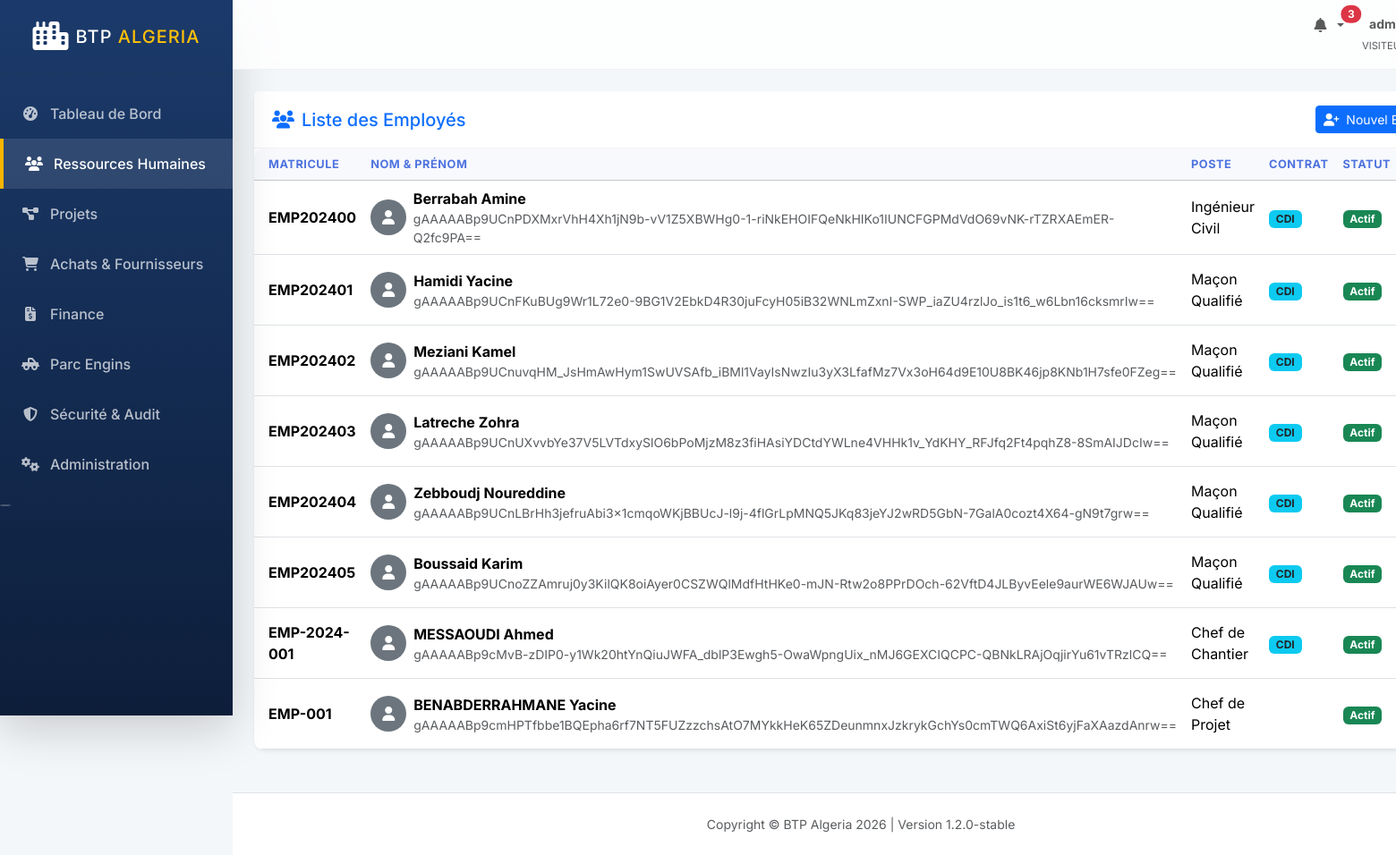
The app's page /employees/ (signed in) with its own data.
### apps/employees/models.py (models this page shows, shortened)
class Employe(models.Model):
    SITUATION_FAM_CHOICES = (
        ('celibataire', 'Célibataire'),
        ('marie', 'Marié(e)'),
        ('divorce', 'Divorcé(e)'),
        ('veuf', 'Veuf/Veuve'),
    )
    CONTRAT_CHOICES = (
        ('CDI', 'CDI'),
        ('CDD', 'CDD'),
        ('Interim', 'Intérim'),
        ('Stage', 'Stage'),
        ('Apprentissage', 'Apprentissage'),
    )
    PAIEMENT_CHOICES = (
        ('virement_cpa', 'Virement CPA'),
        ('virement_bea', 'Virement BEA'),
        ('virement_bna', 'Virement BNA'),
        ('cheque', 'Chèque'),
        ('especes', 'Espèces'),
    )
    STATUT_CHOICES = (
        ('actif', 'Actif'),
        ('conge', 'En Congé'),
        ('suspendu', 'Suspendu'),
        ('demissionne', 'Démissionné'),
        ('licencie', 'Licencié'),
        ('retraite', 'Retraité'),
    )
    user = models.OneToOneField(User, on_delete=models.CASCADE, related_name='employe_profile', null=True, blank=True)
    matricule = models.CharField(max_length=50, unique=True)
    nom = models.CharField(max_length=100)
    prenom = models.CharField(max_length=100)
    nom_arabe = models.CharField(max_length=200, blank=True)
    date_naissance = models.DateField()
    wilaya_naissance = models.ForeignKey(Wilaya, on_delete=models.RESTRICT, related_name='employes_nes')
    commune_naissance = models.CharField(max_length=100)
    cni = EncryptedCharField(max_length=50, unique=True)
    num_cnas = EncryptedCharField(max_length=50)
    nif_fiscal = EncryptedCharField(max_length=50)
    adresse = EncryptedTextField()
    telephone = EncryptedCharField(max_length=50)
    rib_bancaire = EncryptedCharField(max_length=100)
    email_pro = models.EmailField(unique=True, blank=True, null=True)
    situation_familiale = models.CharField(max_length=20, choices=SITUATION_FAM_CHOICES)
    nb_enfants = models.PositiveIntegerField(default=0)
    photo = models.ImageField(upload_to='employees/photos/%Y/%m/', null=True, blank=True)
    contact_urgence_nom = EncryptedCharField(max_length=200)
    contact_urgence_tel = EncryptedCharField(max_length=50)
    type_contrat = models.CharField(max_length=20, choices=CONTRAT_CHOICES)
    date_embauche = models.DateField()
    date_fin_contrat = models.DateField(null=True, blank=True)
    poste = models.ForeignKey(Poste, on_delete=models.RESTRICT)
    wilaya_travail = models.ForeignKey(Wilaya, on_delete=models.RESTRICT, related_name='employes_wilaya')
    salaire_base_crypt = EncryptedCharField(max_length=50)
    mode_paiement = models.CharField(max_length=50, choices=PAIEMENT_CHOICES)
    projet_affecte = models.ForeignKey('projects.Projet', on_delete=models.SET_NULL, null=True, blank=True)
    statut = models.CharField(max_length=20, choices=STATUT_CHOICES, default='actif')
    is_active = models.BooleanField(default=True)
    created_at = models.DateTimeField(auto_now_add=True)
    updated_at = models.DateTimeField(auto_now=True)
    created_by = models.ForeignKey(User, on_delete=models.SET_NULL, null=True)
    @property
    def salaire_base(self):
        from decimal import Decimal
        return Decimal(self.salaire_base_crypt) if self.salaire_base_crypt else Decimal('0')

class Poste(models.Model):
    CATEGORIE_CHOICES = (
        ('Ouvrier', 'Ouvrier'),
        ('Technicien', 'Technicien'),
        ('Maitrise', 'Agent de Maîtrise'),
        ('Cadre', 'Cadre'),
        ('Cadre_sup', 'Cadre Supérieur'),
    )
    titre = models.CharField(max_length=200)
    categorie = models.CharField(max_length=50, choices=CATEGORIE_CHOICES)
    coefficient = models.PositiveIntegerField()
    salaire_base_min = models.DecimalField(max_digits=15, decimal_places=2)
    salaire_base_max = models.DecimalField(max_digits=15, decimal_places=2)

### apps/employees/views.py (the view)
# urls.py: path('', views.EmployeListView.as_view(), name='employee_list'),
class EmployeListView(GroupRequiredMixin, ListView):
    required_groups = ['admin', 'dg', 'rh', 'chef_projet', 'comptable']
    model = Employe
    template_name = 'employees/employee_list.html'
    context_object_name = 'employes'
    def get_queryset(self):
        qs = Employe.objects.filter(is_active=True)
        return qs

### apps/accounts/mixins.py (called while the page is built)
    def test_func(self):
        if self.request.user.is_superuser:
            return True
        user_groups = self.request.user.groups.values_list('name', flat=True)
        return any(group in user_groups for group in self.required_groups)

### templates/employees/employee_list.html (shortened to what this page needs)
{% extends 'base.html' %}
{% block content %}
<div class="card shadow-sm border-0 mb-4">
    <div class="card-header bg-white py-3 d-flex justify-content-between align-items-center">
        <h5 class="mb-0 text-primary"><i class="fas fa-users me-2"></i>Liste des Employés</h5>
        <a href="{% url 'employee_create' %}" class="btn btn-primary btn-sm"><i class="fas fa-user-plus me-1"></i> Nouvel Employé</a>
    </div>
    <div class="card-body p-0">
        <div class="table-responsive">
            <table class="table table-hover align-middle mb-0">
                <thead class="table-light">
                    <tr>
                        <th class="ps-3">Matricule</th>
                        <th>Nom & Prénom</th>
                        <th>Poste</th>
                        <th>Contrat</th>
                        <th>Statut</th>
                    </tr>
                </thead>
                <tbody>
                    {% for emp in employes %}
                    <tr>
                        <td class="ps-3 fw-bold">{{ emp.matricule }}</td>
                        <td>
                            <div class="d-flex align-items-center">
                                {% if emp.photo %}
                                <img src="{{ emp.photo.url }}" class="rounded-circle me-2" width="40" height="40" alt="Photo">
                                {% else %}
                                <div class="bg-secondary text-white rounded-circle d-flex align-items-center justify-content-center me-2" style="width: 40px; height: 40px;">
                                    <i class="fas fa-user"></i>
                                </div>
                                {% endif %}
                                <div>
                                    <div class="fw-bold">{{ emp.nom }} {{ emp.prenom }}</div>
                                    <div class="small text-muted">{{ emp.telephone }}</div>
                                </div>
                            </div>
                        </td>
                        <td>{{ emp.poste.titre }}</td>
                        <td><span class="badge bg-info text-dark">{{ emp.get_type_contrat_display }}</span></td>
                        <td>
                            {% if emp.statut == 'actif' %}<span class="badge bg-success">Actif</span>
                            {% elif emp.statut == 'conge' %}<span class="badge bg-warning text-dark">En Congé</span>
                            {% else %}<span class="badge bg-danger">{{ emp.get_statut_display }}</span>{% endif %}
                        </td>
                    </tr>
                    {% empty %}
                    <tr><td colspan="6" class="text-center py-4 text-muted">Aucun employé trouvé.</td></tr>
                    {% endfor %}
                </tbody>
            </table>
        </div>
    </div>
</div>
{% endblock %}

### templates/base.html (shortened to what this page needs)
{% load static %}
<!DOCTYPE html>
<html lang="fr" dir="ltr">
<head>
    <link href="https://cdn.jsdelivr.net/npm/bootstrap@5.3.2/dist/css/bootstrap.min.css" rel="stylesheet">
    <link rel="stylesheet" href="https://cdnjs.cloudflare.com/ajax/libs/font-awesome/6.4.0/css/all.min.css">
    <link rel="stylesheet" href="{% static 'css/btp_custom.css' %}">
</head>
<body id="page-top">
    <div id="wrapper">
        <nav class="sidebar shadow-lg" id="accordionSidebar">
            <div class="sidebar-brand d-flex align-items-center justify-content-center py-4">
                <div class="sidebar-brand-icon me-2">
                    <i class="fas fa-city text-white fa-2x"></i>
                </div>
                <div class="sidebar-brand-text text-white font-weight-bold h5 mb-0">BTP <span class="text-warning">Algeria</span></div>
            </div>
            <hr class="sidebar-divider my-0 bg-white opacity-25">
            <div class="sidebar-content mt-3">
                {% for item in menu_items %}
                    <a class="nav-link {% if request.resolver_match.url_name == item.url %}active{% endif %}" href="{% url item.url %}">
                        <i class="{{ item.icon }}"></i>
                        <span>{{ item.name }}</span>
                    </a>
                {% endfor %}
            </div>
            <div class="text-center d-none d-md-inline mt-5">
                <button class="rounded-circle border-0 bg-white opacity-25" id="sidebarToggle"></button>
            </div>
        </nav>
        <div id="content-wrapper" class="d-flex flex-column">
            <div id="content">
                <nav class="navbar navbar-expand navbar-light navbar-custom topbar mb-4 static-top">
                    <ul class="navbar-nav ms-auto">
                        <li class="nav-item dropdown no-arrow mx-1">
                            <a class="nav-link dropdown-toggle position-relative" href="{% url 'notifications' %}" id="alertsDropdown">
                                <i class="fas fa-bell fa-fw text-gray-400"></i>
                                {% if notifications_count > 0 %}
                                    <span class="position-absolute top-2 start-100 translate-middle badge rounded-pill bg-danger">
                                        {{ notifications_count }}
                                    </span>
                                {% endif %}
                            </a>
                        </li>
                        <li class="nav-item dropdown no-arrow">
                            <a class="nav-link dropdown-toggle d-flex align-items-center" href="#" id="userDropdown" role="button" data-bs-toggle="dropdown">
                                <div class="text-end me-3 d-none d-lg-block">
                                    <span class="text-gray-600 small fw-bold d-block">{{ user.get_full_name|default:user.username }}</span>
                                    <span class="text-muted extra-small" style="font-size: 0.7rem;">{{ user.groups.first.name|upper|default:"VISITEUR" }}</span>
                                </div>
                            </a>
                        </li>
                    </ul>
                </nav>
                <div class="container-fluid px-4 pb-4">
                    {% block content %}{% endblock %}
                </div>
            </div>
            <footer class="sticky-footer bg-white py-4 mt-auto border-top">
                <div class="container my-auto">
                    <div class="copyright text-center my-auto small text-muted">
                        <span>Copyright &copy; BTP Algeria 2026 | Version 1.2.0-stable</span>
                    </div>
                </div>
            </footer>
        </div>
    </div>
</body>
</html>

### static/css/btp_custom.css (style rules this page uses)
:root { --primary-color: #1B3A6B; --secondary-color: #F8B400; --sidebar-width: 260px; --bg-light: #F4F7FA; --text-dark: #2D3436; --glass-bg: rgba(255, 255, 255, 0.8); --shadow-sm: 0 2px 10px rgba(0,0,0,0.05); --shadow-md: 0 4px 20px rgba(0,0,0,0.08); }
body { font-family: 'Inter', sans-serif; background-color: var(--bg-light); color: var(--text-dark); }
#wrapper { display: flex; }
.sidebar { width: var(--sidebar-width); min-height: 100vh; background: linear-gradient(180deg, var(--primary-color) 0%, #0D1E3A 100%); position: fixed; z-index: 1000; transition: all 0.3s; }
.sidebar-brand-text { letter-spacing: 1px; text-transform: uppercase; }
.sidebar .nav-link { color: rgba(255, 255, 255, 0.7); padding: 1rem 1.5rem; display: flex; align-items: center; gap: 12px; transition: all 0.2s; font-weight: 500; }
.sidebar .nav-link i { width: 20px; text-align: center; }
.sidebar .nav-link:hover, .sidebar .nav-link.active { color: #fff; background: rgba(255, 255, 255, 0.1); border-left: 4px solid var(--secondary-color); }
#content-wrapper { flex: 1; margin-left: var(--sidebar-width); min-height: 100vh; }
.navbar-custom { background: var(--glass-bg); backdrop-filter: blur(10px); border-bottom: 1px solid rgba(0,0,0,0.05); z-index: 1030 !important; }
.card { border: none; border-radius: 12px; box-shadow: var(--shadow-sm); transition: transform 0.3s, box-shadow 0.3s; }
.card-header { background: transparent; border-bottom: 1px solid rgba(0,0,0,0.05); padding: 1.25rem; }
.table { background: white; border-radius: 10px; overflow: hidden; }
.table thead th { background: #f8f9fc; border-top: none; font-size: 0.8rem; text-transform: uppercase; letter-spacing: 0.5px; color: #4e73df; }

### records on screen
Employe: matricule "EMP202400", nom "Berrabah", prenom "Amine", telephone "gAAAAABp9UCnPDXMxrVhH4Xh1jN9b-vV1Z5XBWHg0-1-riNkEHOIFQeNkHIKo1IUNCFGPMdVdO69vNK-rTZRXAEmER-Q2fc9PA==", poste.titre "Ingénieur Civil", type_contrat "CDI", statut "Actif"
Employe: matricule "EMP202401", nom "Hamidi", prenom "Yacine", telephone "gAAAAABp9UCnFKuBUg9Wr1L72e0-9BG1V2EbkD4R30juFcyH05iB32WNLmZxnI-SWP_iaZU4rzlJo_is1t6_w6Lbn16cksmrIw==", poste.titre "Maçon Qualifié", type_contrat "CDI", statut "Actif"
Employe: matricule "EMP202402", nom "Meziani", prenom "Kamel", telephone "gAAAAABp9UCnuvqHM_JsHmAwHym1SwUVSAfb_iBMl1VayIsNwzIu3yX3LfafMz7Vx3oH64d9E10U8BK46jp8KNb1H7sfe0FZeg==", poste.titre "Maçon Qualifié", type_contrat "CDI", statut "Actif"
Employe: matricule "EMP202403", nom "Latreche", prenom "Zohra", telephone "gAAAAABp9UCnUXvvbYe37V5LVTdxySlO6bPoMjzM8z3fiHAsiYDCtdYWLne4VHHk1v_YdKHY_RFJfq2Ft4pqhZ8-8SmAIJDcIw==", poste.titre "Maçon Qualifié", type_contrat "CDI", statut "Actif"
Employe: matricule "EMP202404", nom "Zebboudj", prenom "Noureddine", telephone "gAAAAABp9UCnLBrHh3jefruAbi3x1cmqoWKjBBUcJ-l9j-4flGrLpMNQ5JKq83jeYJ2wRD5GbN-7GalA0cozt4X64-gN9t7grw==", poste.titre "Maçon Qualifié", type_contrat "CDI", statut "Actif"
Employe: matricule "EMP202405", nom "Boussaid", prenom "Karim", telephone "gAAAAABp9UCnoZZAmruj0y3KilQK8oiAyer0CSZWQlMdfHtHKe0-mJN-Rtw2o8PPrDOch-62VftD4JLByvEele9aurWE6WJAUw==", poste.titre "Maçon Qualifié", type_contrat "CDI", statut "Actif"
Employe: matricule "EMP-2024-001", nom "MESSAOUDI", prenom "Ahmed", telephone "gAAAAABp9cMvB-zDIP0-y1Wk20htYnQiuJWFA_dblP3Ewgh5-OwaWpngUix_nMJ6GEXCIQCPC-QBNkLRAjOqjirYu61vTRzlCQ==", poste.titre "Chef de Chantier", type_contrat "CDI", statut "Actif"
Employe: matricule "EMP-001", nom "BENABDERRAHMANE", prenom "Yacine", telephone "gAAAAABp9cmHPTfbbe1BQEpha6rf7NT5FUZzzchsAtO7MYkkHeK65ZDeunmnxJzkrykGchYs0cmTWQ6AxiSt6yjFaXAazdAnrw==", poste.titre "Chef de Projet", statut "Actif"

### other values on screen
{{ item.name }} "Tableau de Bord" "Ressources Humaines" "Projets" "Achats & Fournisseurs" "Finance" "Parc Engins" "Sécurité & Audit" "Administration"
{{ notifications_count }} "3"
